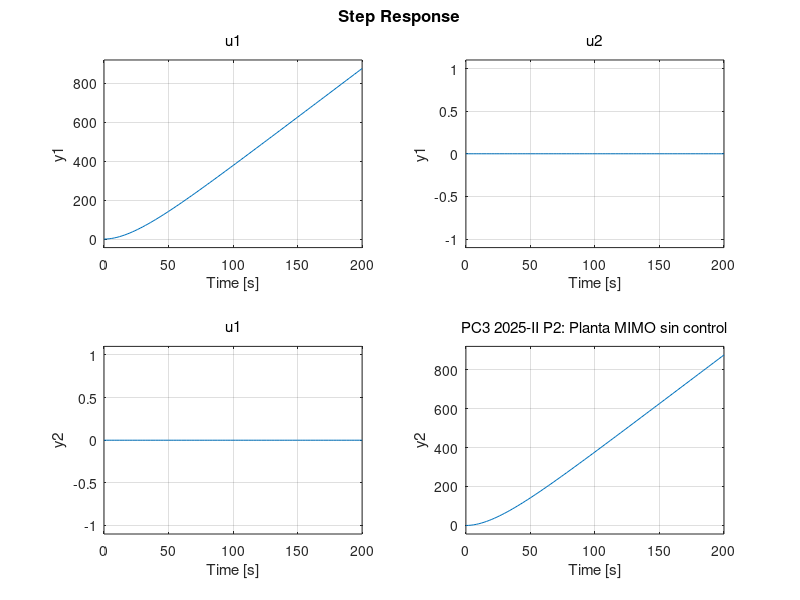
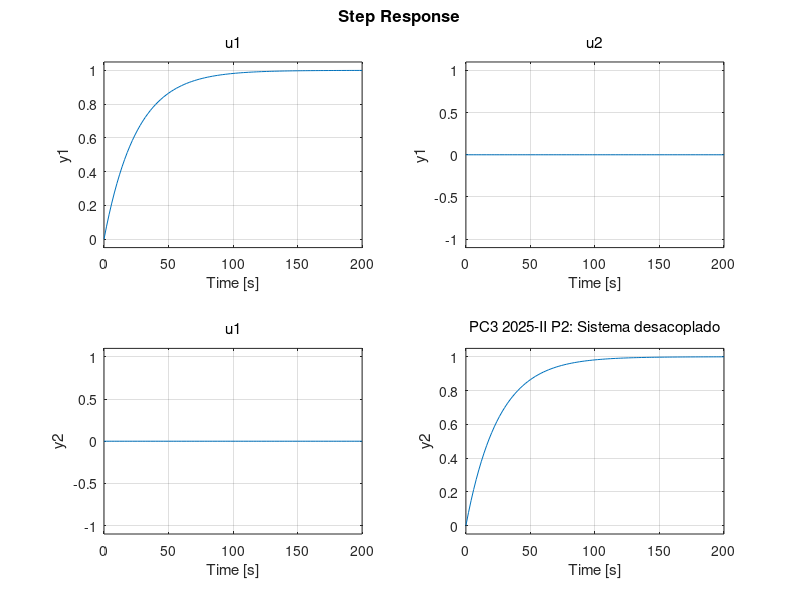

MATLAB code for these plots, in order: (Note: this script raises an error after producing the figures.)
%% Practica Calificada 3 - 2025 II
%% Pregunta 2: Sistema MIMO y controlador por desacoplamiento
clear all; close all; clc;

% Parametros del sistema
s = tf('s');
m = 5; b = 0.2;

% Item a): modelo en espacio de estados
A = [0 1 0 0;
     0 -b/m 0 0;
     0 0 0 1;
     0 0 0 -b/m];
B = [0 0;
     1/m 0;
     0 0;
     0 1/m];
C = [1 0 0 0;
     0 0 1 0];
D = [0 0;
     0 0];

Sp = ss(A, B, C, D);

% Matriz de funcion de transferencia
Gp = zpk(tf(Sp));
figure;
step(Gp)
title('PC3 2025-II P2: Planta MIMO sin control')

% Items b) y c): controlador por desacoplamiento/cancelacion de polos
tau = 100/4; % Tiempo de estabilizacion deseado
Gl = [1/(tau*s) 0;
      0 1/(tau*s)];
Gc = inv(Gp)*Gl;

% Lazo cerrado y simulacion
Gt = feedback(Gp*Gc, eye(2));
figure;
step(Gt)
title('PC3 2025-II P2: Sistema desacoplado')
stepinfo(Gt(1,1))
stepinfo(Gt(2,2))
